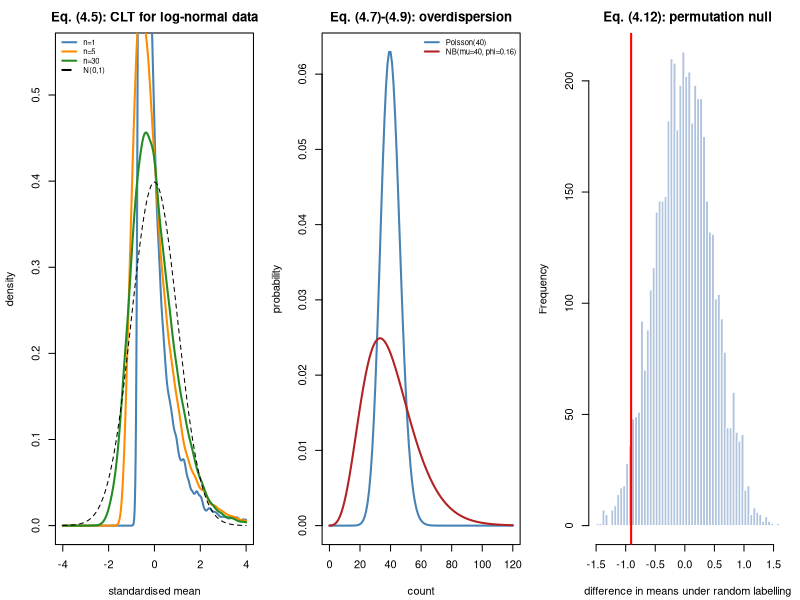

Here is the R script that generated this plot:
## ---- chunk 1
MODULE_NAME <- "04_probability_and_sampling"
OUT <- file.path(Sys.getenv("STATS_OUT", unset = "results"), MODULE_NAME)
dir.create(OUT, recursive = TRUE, showWarnings = FALSE)
header <- function(txt) cat("\n", strrep("=", 72), "\n", txt, "\n",
                            strrep("=", 72), "\n", sep = "")
## ---- chunk 2
header("1. Why pairing works (4.2)-(4.3)")
set.seed(401)
n_pairs <- 12; sigma <- 1; TRUE_EFFECT <- 0.4
cat(sprintf("%6s %15s %12s %13s %15s\n", "r", "Var(D) theory", "Var(D) sim",
            "paired power", "unpaired power"))
for (r in c(0, 0.3, 0.6, 0.8, 0.95)) {
  theory <- 2 * sigma^2 * (1 - r)                        # eq. (4.3)
  out <- replicate(2000, {
    subj <- rnorm(n_pairs, 0, sqrt(r) * sigma)
    pre  <- subj + rnorm(n_pairs, 0, sqrt(1 - r) * sigma)
    post <- subj + rnorm(n_pairs, 0, sqrt(1 - r) * sigma) + TRUE_EFFECT
    c(var(post - pre),
      t.test(post, pre, paired = TRUE)$p.value,
      t.test(post, pre)$p.value)                         # the WRONG analysis
  })
  cat(sprintf("%6.2f %15.4f %12.4f %12.1f%% %14.1f%%\n", r, theory,
              mean(out[1, ]), 100 * mean(out[2, ] < 0.05),
              100 * mean(out[3, ] < 0.05)))
}
cat("\nSame data, same n. Analysing a paired design as unpaired throws away\n")
cat("the precision you paid for. Pairing comes from the DESIGN (Topic 7).\n")
## ---- chunk 3
header("2. Law of total variance, verified (4.4)")
set.seed(402)
n_donors <- 200; m_cells <- 60; SIGMA_B <- 1.3; SIGMA_E <- 0.8
b <- rnorm(n_donors, 0, SIGMA_B)
y <- matrix(rnorm(n_donors * m_cells, 0, SIGMA_E), nrow = n_donors) + b
total <- var(as.vector(y))
within <- mean(apply(y, 1, var))        # E[Var(Y|Z)]
between <- var(rowMeans(y))             # Var(E[Y|Z])
cat(sprintf("  Var(Y)                     = %.4f\n", total))
cat(sprintf("  E[Var(Y|donor)]  (within)  = %.4f   (truth %.4f)\n", within, SIGMA_E^2))
cat(sprintf("  Var(E[Y|donor])  (between) = %.4f   (truth %.4f)\n", between, SIGMA_B^2))
cat(sprintf("  within + between           = %.4f  <- matches Var(Y)\n", within + between))
cat(sprintf("\n  ICC (eq. 1.7) = %.4f\n", SIGMA_B^2 / (SIGMA_B^2 + SIGMA_E^2)))
## ---- chunk 4
header("3. CLT convergence depends on skewness (4.5)-(4.6)")
ci_coverage <- function(sampler, n, n_sim = 2500, alpha = 0.05) {
  mu_true <- mean(sampler(4e5))
  tcrit <- qt(1 - alpha / 2, n - 1)
  mean(replicate(n_sim, {
    x <- sampler(n)
    abs(mean(x) - mu_true) <= tcrit * sd(x) / sqrt(n)
  }))
}
samplers <- list(
  "Normal (skew 0)"          = function(k) rnorm(k),
  "Exponential (skew 2)"     = function(k) rexp(k),
  "Log-normal (skew ~6)"     = function(k) rlnorm(k),
  "Poisson(0.5) (skew 1.4)"  = function(k) rpois(k, 0.5))
set.seed(403)
cat(sprintf("%-26s%s\n", "distribution",
            paste(sprintf("%9s", paste0("n=", c(5, 10, 30, 100))), collapse = "")))
for (nm in names(samplers)) {
  row <- sapply(c(5, 10, 30, 100), function(n) ci_coverage(samplers[[nm]], n))
  cat(sprintf("%-26s%s\n", nm, paste(sprintf("%8.1f%%", 100 * row), collapse = " ")))
}
cat("\n(nominal coverage is 95.0%)\n")
cat("Symmetric data: fine at n=5. Heavily skewed: still short at n=30.\n")
## ---- chunk 5
header("4. NB as a gamma-Poisson mixture (4.8)-(4.9)")
set.seed(404)
MU <- 40; PHI <- 0.16; N <- 4e5
## Build the NB by explicitly compounding, exactly as the derivation says.
lam <- rgamma(N, shape = 1 / PHI, scale = MU * PHI)
y_mix <- rpois(N, lam)
## And from R's own NB parameterisation as a cross-check (size = 1/phi).
y_nb <- rnbinom(N, mu = MU, size = 1 / PHI)
cat(sprintf("  target mean     = %.1f\n", MU))
cat(sprintf("  target variance = mu + phi*mu^2 = %.2f   (eq. 4.9)\n", MU + PHI * MU^2))
cat(sprintf("\n  gamma-Poisson compound : mean %7.3f  var %9.3f\n", mean(y_mix), var(y_mix)))
cat(sprintf("  rnbinom()              : mean %7.3f  var %9.3f\n", mean(y_nb), var(y_nb)))
cat(sprintf("  pure Poisson(mu)       : mean %7.3f  var %9.3f   <- far too small\n",
            MU, MU))
k <- 0:11
cat(sprintf("\n  max |manual eq.(4.8) pmf - dnbinom| = %.3e\n",
            max(abs(exp(lgamma(k + 1/PHI) - lgamma(1/PHI) - lgamma(k + 1) +
                        (1/PHI) * log(1/(1 + MU*PHI)) + k * log(MU*PHI/(1 + MU*PHI))) -
                    dnbinom(k, mu = MU, size = 1/PHI)))))

cat("\nConsequence - testing overdispersed counts with a Poisson model:\n")
set.seed(405)
fp <- mean(replicate(2000, {
  a <- rnbinom(5, mu = MU, size = 1/PHI); b <- rnbinom(5, mu = MU, size = 1/PHI)
  abs((sum(a) - sum(b)) / sqrt(sum(a) + sum(b))) > 1.96   # Poisson SE
}))
cat(sprintf("  Poisson-based false-positive rate on NB data: %.1f%%  (should be 5%%)\n",
            100 * fp))
cat("  This is why RNA-seq needs NB, not Poisson (stats.md Topics 13, 20).\n")
## ---- chunk 6
header("5. Fisher information gives the standard error (4.10)-(4.11)")
set.seed(406)
LAMBDA_TRUE <- 4; n <- 200
y <- rpois(n, LAMBDA_TRUE)
## Poisson: score U = sum(y)/lambda - n  ->  MLE = ybar
##          observed information I = sum(y)/lambda^2
lam_hat <- mean(y)
se_obs <- 1 / sqrt(sum(y) / lam_hat^2)
se_exp <- 1 / sqrt(n / lam_hat)
cat(sprintf("  MLE lambda_hat               = %.4f  (truth %.1f)\n", lam_hat, LAMBDA_TRUE))
cat(sprintf("  SE from observed info (4.11) = %.5f\n", se_obs))
cat(sprintf("  SE from expected info        = %.5f\n", se_exp))
cat(sprintf("  SE = sqrt(lambda_hat/n)      = %.5f   <- all identical\n",
            sqrt(lam_hat / n)))
opt <- optim(log(1), function(p) -sum(dpois(y, exp(p), log = TRUE)),
             method = "BFGS")
cat(sprintf("\n  numerical MLE (optim)        = %.4f\n", exp(opt$par)))
cat(sprintf("  glm() intercept, log link    = %.4f\n",
            exp(coef(glm(y ~ 1, family = poisson())))))
cat("  Every Wald SE printed by glm() is eq. (4.11) at the estimate.\n")
## ---- chunk 7
header("6. Permutation p-values: the +1 is not a fudge (4.12)")
permutation_test <- function(x, y, B = 199, add_one = TRUE) {
  pooled <- c(x, y); n_x <- length(x)
  t_obs <- abs(mean(x) - mean(y))
  cnt <- sum(replicate(B, {
    perm <- sample(pooled)
    abs(mean(perm[seq_len(n_x)]) - mean(perm[-seq_len(n_x)])) >= t_obs
  }))
  if (add_one) (1 + cnt) / (B + 1) else cnt / B
}

set.seed(407)
res <- replicate(1200, {
  a <- rnorm(6); b <- rnorm(6)
  s <- .Random.seed
  p1 <- permutation_test(a, b, 199, TRUE)
  assign(".Random.seed", s, envir = globalenv())
  p2 <- permutation_test(a, b, 199, FALSE)
  c(p1, p2)
})
cat(sprintf("  smallest p WITH the +1    : %.4f  = 1/(B+1)\n", min(res[1, ])))
cat(sprintf("  smallest p WITHOUT the +1 : %.4f  <- 0 is not a p-value\n", min(res[2, ])))
cat("\n  A valid p-value satisfies P(p <= alpha) <= alpha for EVERY alpha.\n")
cat(sprintf("  %8s %12s %12s\n", "alpha", "with +1", "without +1"))
for (a in c(0.05, 0.01, 0.005, 0.001)) {
  cat(sprintf("  %8.3f %12.4f %12.4f\n", a, mean(res[1, ] <= a), mean(res[2, ] <= a)))
}
cat("\n  Below 1/(B+1) the uncorrected version keeps rejecting while the true\n")
cat("  attainable resolution has run out - anticonservative exactly in the\n")
cat("  extreme tail, which is where genome-wide thresholds live (Topic 8).\n")

## Exactness: with n small enough, enumerate ALL splits.
a <- c(5.1, 4.8, 6.2, 5.5); b <- c(6.9, 7.3, 6.5, 7.8)
pooled <- c(a, b); t_obs <- abs(mean(a) - mean(b))
all_stats <- combn(8, 4, function(idx) abs(mean(pooled[idx]) - mean(pooled[-idx])))
cat(sprintf("\n  EXACT permutation p (all C(8,4)=%d splits) = %.4f\n",
            length(all_stats), mean(all_stats >= t_obs)))
cat(sprintf("  Welch t-test p for comparison             = %.4f\n",
            t.test(a, b)$p.value))
cat("  With 4 vs 4 the smallest achievable p is 2/70 = 0.0286 - a hard floor\n")
cat("  imposed by the DESIGN, not by the effect size.\n")
## ---- chunk 8
png(file.path(OUT, "probability.png"), width = 1300, height = 420, res = 110)
par(mfrow = c(1, 3), mar = c(4.2, 4.2, 2.5, 1))

set.seed(408)
plot(NA, xlim = c(-4, 4), ylim = c(0, 0.55), xlab = "standardised mean",
     ylab = "density", main = "Eq. (4.5): CLT for log-normal data")
cols <- c("steelblue", "darkorange", "forestgreen")
for (i in seq_along(c(1, 5, 30))) {
  nn <- c(1, 5, 30)[i]
  means <- rowMeans(matrix(rlnorm(20000 * nn), ncol = nn))
  z <- (means - mean(means)) / sd(means)
  lines(density(z, from = -4, to = 4), col = cols[i], lwd = 2)
}
curve(dnorm(x), add = TRUE, lty = 2)
legend("topleft", c("n=1", "n=5", "n=30", "N(0,1)"), col = c(cols, "black"),
       lty = c(1, 1, 1, 2), lwd = 2, bty = "n", cex = 0.7)

k <- 0:120
plot(k, dpois(k, 40), type = "l", col = "steelblue", lwd = 2, xlab = "count",
     ylab = "probability", main = "Eq. (4.7)-(4.9): overdispersion")
lines(k, dnbinom(k, mu = 40, size = 1/0.16), col = "firebrick", lwd = 2)
legend("topright", c("Poisson(40)", "NB(mu=40, phi=0.16)"),
       col = c("steelblue", "firebrick"), lwd = 2, bty = "n", cex = 0.7)

set.seed(409)
x0 <- rnorm(10); y0 <- rnorm(10, 1.2)
pooled <- c(x0, y0)
null_stats <- replicate(5000, { p <- sample(pooled); mean(p[1:10]) - mean(p[11:20]) })
hist(null_stats, breaks = 50, col = "lightsteelblue", border = "white",
     main = "Eq. (4.12): permutation null",
     xlab = "difference in means under random labelling")
abline(v = mean(x0) - mean(y0), col = "red", lwd = 2)
invisible(dev.off())
cat("\nFigure written to", file.path(OUT, "probability.png"), "\n")
